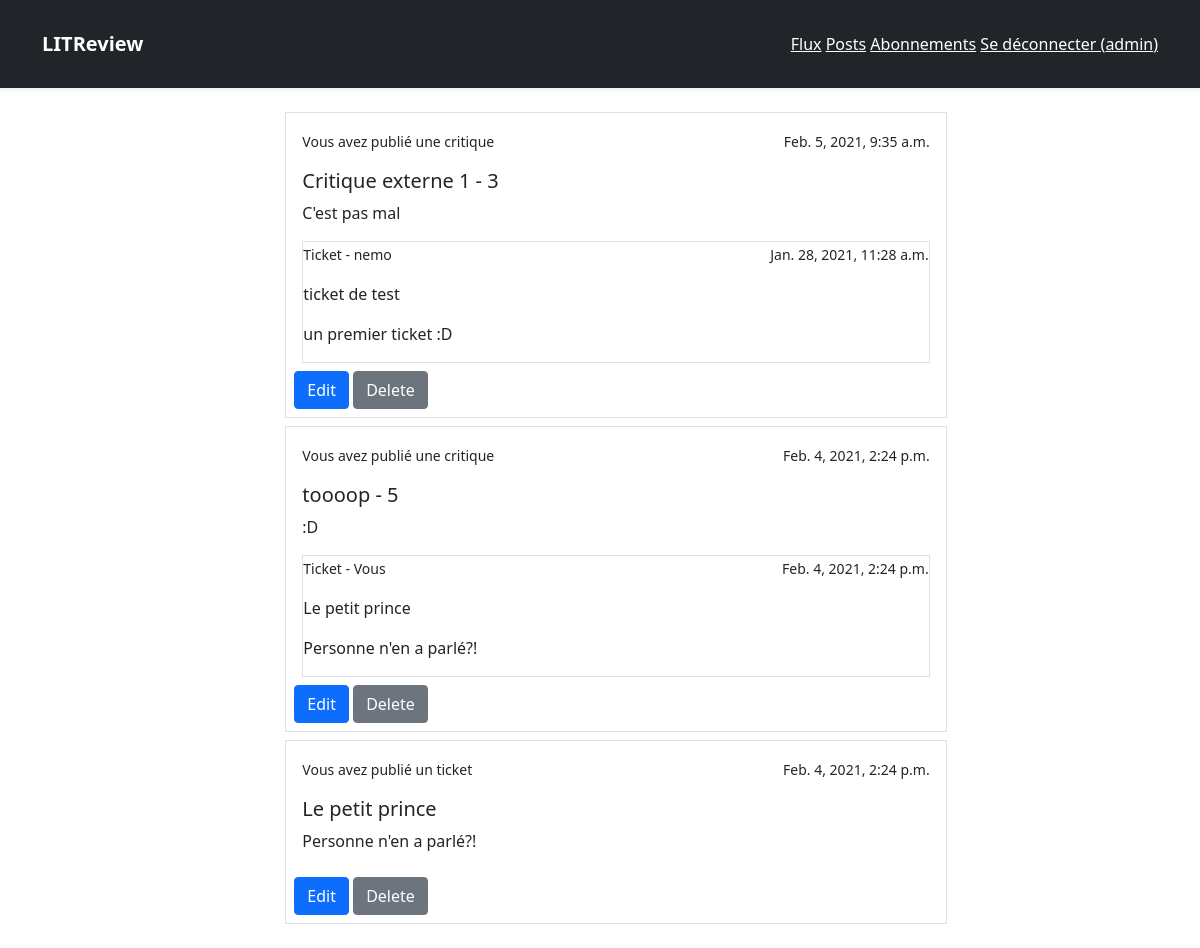
Before: /reviews/posts/ (signed in) with the older database file.
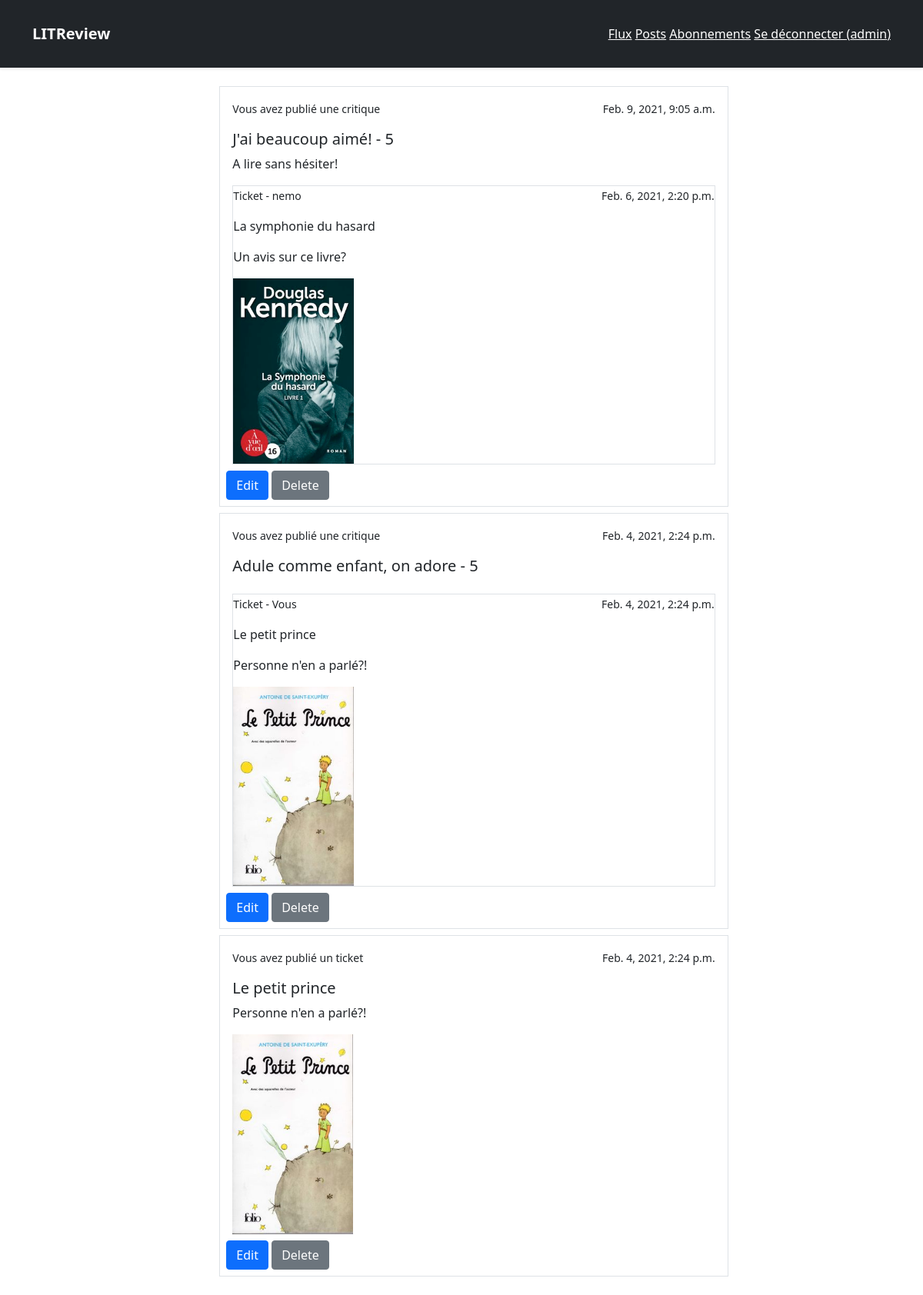
After: the same page with the newer database file.
### reviews/models.py (models this page shows)
class Review(models.Model):
    ticket = models.ForeignKey(Ticket, on_delete=models.CASCADE)
    rating = models.PositiveSmallIntegerField(
        validators=[MinValueValidator(0), MaxValueValidator(5)])
    user = models.ForeignKey(settings.AUTH_USER_MODEL,
                             on_delete=models.CASCADE)
    headline = models.CharField(max_length=128)
    body = models.TextField(max_length=8192, blank=True)
    time_created = models.DateTimeField(auto_now_add=True)

class Ticket(models.Model):
    title = models.CharField(max_length=128)
    description = models.TextField(max_length=2048)
    user = models.ForeignKey(
        settings.AUTH_USER_MODEL,
        on_delete=models.CASCADE
    )
    image = models.ImageField(null=True, blank=True, upload_to='images')
    time_created = models.DateTimeField(auto_now_add=True)

### reviews/views.py (the view)
# urls.py: path('posts/', views.posts, name='posts'),
@login_required
def posts(request):
    tickets = Ticket.objects.filter(user=request.user.id)
    tickets = tickets.annotate(content_type=Value('TICKET', CharField()))
    reviews = Review.objects.filter(user=request.user.id)
    reviews = reviews.annotate(content_type=Value('REVIEW', CharField()))
    posts = sorted(
        chain(reviews, tickets),
        key=lambda post: post.time_created,
        reverse=True
    )
    return render(request, 'reviews/posts.html', {'posts': posts})

### reviews/templates/reviews/posts.html
{% extends 'base.html' %}
{% load reviews %}
{% block content %}
    {% if posts %}
        <ul>
            <div class="row justify-content-center m-3">
                <div class="col-8">
                    {% for post in posts %}
                        <div class="border p-2 m-2">
                            {% if post.content_type == 'TICKET' %}
                                <div class="p-2">
                                        <span class="float-end"><small>{{ post.time_created}}</small></span>
                                        <p><small>Vous avez publié un ticket</small></p>
                                        <h5>{{ post.title }}</h5>
                                        <p>{{ post.description }}</p>
                                        <div class="w-25">
                                            {% if post.image %}
                                            <img class="img-fluid" src="../../media/{{ post.image }}" alt="book-image">
                                            {% endif %}
                                        </div>
                                </div>
                                <a href="{% url 'reviews:addticket' post.id %}" class="btn btn-primary">Edit</a>
                                <a href="{% url 'reviews:deleteticket' post.id %}" class="btn btn-secondary">Delete</a>
                            {% elif post.content_type == 'REVIEW' %}
                                <div class="p-2">
                                        <span class="float-end"><small>{{ post.time_created}}</small></span>
                                        <p><small>Vous avez publié une critique</small></p>
                                        <h5>{{ post.headline }} - {{ post.rating }}</h5>
                                        <div> {{ post.body }} </div>
                                </div>
                                <div class="border m-2">
                                    <span class="float-end"><small>{{ post.ticket.time_created}}</small></span>
                                    <p><small>Ticket -
                                        {% if post.ticket.user == request.user %}
                                            Vous
                                        {% else %}
                                            {{ post.ticket.user }}
                                        {% endif %}
                                    </small></p>
                                    <p>{{ post.ticket.title }}</p>
                                    <p>{{ post.ticket.description }}</p>
                                    <div class="w-25">
                                        {% if post.ticket.image %}
                                        <img class="img-fluid" src="../../media/{{ post.ticket.image }}" alt="book-image">
                                        {% endif %}
                                    </div>
                                </div>
                                <div>
                                    <a href="{% url 'reviews:reviewticket' post.ticket.id %}" class="btn btn-primary">Edit</a>
                                    <a href="{% url 'reviews:deleteticket' post.ticket.id %}" class="btn btn-secondary">Delete</a>
                                </div>
                            {% endif %}
                        </div>
                    {% endfor %}
                </div>
            </div>
        </ul>
    {% else %}
        <i>add some ticket first</i>
    {% endif %}
{% endblock content %}

### litreview/templates/base.html (shortened to what this page needs)
<!DOCTYPE html>
<html lang="en">
<head>
    <link href="https://cdn.jsdelivr.net/npm/bootstrap@5.0.0-beta1/dist/css/bootstrap.min.css" rel="stylesheet"
>
</head>
<body>
    <header>
        <div class="navbar navbar-dark bg-dark shadow-sm">
            <div class="container">
                <a href="{% url 'reviews:feed' %}" class="navbar-brand d-flex align-items-center">
                    <strong>LITReview</strong>
                </a>
                <div class="col-sm-4 offset-md-1 py-4 text-end">
                    {% if user.is_authenticated %}
                    <a class="text-white" href="{% url 'reviews:feed' %}">Flux</a>
                    <a class="text-white" href="{% url 'reviews:posts' %}">Posts</a>
                    <a class="text-white" href="{% url 'reviews:subscribes' %}">Abonnements</a>
                    <a class="text-white" href="{% url 'users:logout' %}">Se déconnecter ({{ request.user }})</a>
                    {% endif %}
                </div>
            </div>
        </div>
    </header>
    <div class="container mt-2">
        {% block content %}
        {% endblock content %}
    </div>
</body>
</html>

Changed rows visible on the page:
removed Review: time_created "Feb. 5, 2021, 9:35 a.m.", headline "Critique externe 1", rating "3", body "C'est pas mal", ticket.time_created "Jan. 28, 2021, 11:28 a.m.", ticket.user "nemo", ticket "ticket de test", ticket.description "un premier ticket :D"
added Review: time_created "Feb. 9, 2021, 9:05 a.m.", headline "J'ai beaucoup aimé!", rating "5", body "A lire sans hésiter!", ticket.time_created "Feb. 6, 2021, 2:20 p.m.", ticket.user "nemo", ticket "La symphonie du hasard", ticket.description "Un avis sur ce livre?", ticket.image (picture)
changed Review "Le petit prince": headline "toooop" → "Adule comme enfant, on adore"; ticket.image: picture added; body ":D" → (not shown)
changed Ticket "Le petit prince": image: picture added
